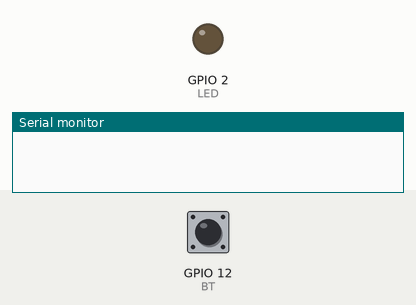
Recording of a program running on a simulated ESP32. Shown: output pins drawn as LEDs (lit = HIGH), the last lines printed to the serial monitor. The test bench sets the inputs (shaded band); at power-on: GPIO 12 (BT) HIGH.

Above: at 1.2 s.
1.3 s: GPIO 12 (BT) pulled LOW for 0.15 s
At 2.5 s:
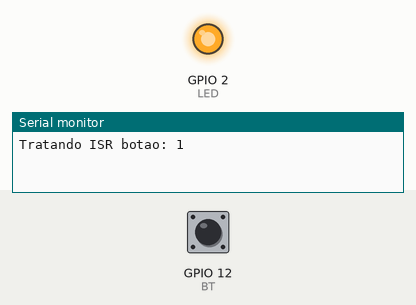
2.9 s: GPIO 12 (BT) pulled LOW for 1 s
At 4.3 s:
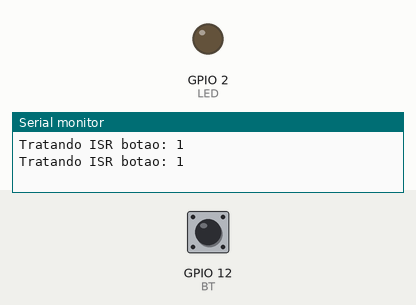
5.4 s: GPIO 12 (BT) pulled LOW for 3.2 s
At 5.8 s:
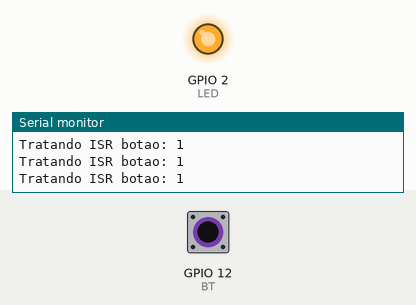
Timing chart, 0 to 8.4 s (numbered marks = the images above; inputs shaded):
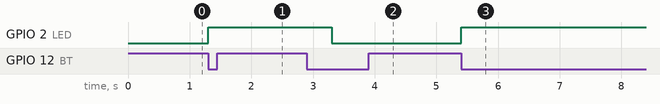

Measured:
- after the input at 1.3 s, GPIO 2 (LED): LOW → HIGH at once
- after the input at 2.9 s, GPIO 2 (LED): HIGH → LOW after 0.40 s
- after the input at 5.4 s, GPIO 2 (LED): LOW → HIGH at once

The program:

main.cpp
```cpp
/*********************************************************
* Exemplo para demonstrar o uso de task Notification de
* uma ISR para uma task
* Por: Fábio Souza
*********************************************************/

/*inclusão da Biblioteca Arduino*/
#include <Arduino.h>

/*inclusão das Biblioteca do FreeRTOS*/
#include "freertos/FreeRTOS.h"
#include "freertos/task.h"

#define LED 2
#define BT 12

TaskHandle_t xTaskTrataBTHandle;

void vTaskTrataBT(void *pvParameters);

void callBackBT(void){
  BaseType_t xHigherPriorityTaskWoken = pdFALSE;
  vTaskNotifyGiveFromISR(xTaskTrataBTHandle, &xHigherPriorityTaskWoken);
  portYIELD_FROM_ISR(xHigherPriorityTaskWoken); // Solicita troca de contexto, se necessário
}

void setup() {
  Serial.begin(9600);
  pinMode(LED,OUTPUT);
  pinMode(BT,INPUT_PULLUP);
  attachInterrupt(digitalPinToInterrupt(BT),callBackBT,FALLING);

  xTaskCreate(vTaskTrataBT,"TASK BT",configMINIMAL_STACK_SIZE,NULL,1,&xTaskTrataBTHandle);

}

void loop() {
  vTaskDelay(pdMS_TO_TICKS(1000));
}


void vTaskTrataBT(void *pvParameters){
  uint32_t quantidade = 0;
  while (1)
  {
    quantidade = ulTaskNotifyTake(pdFALSE,portMAX_DELAY);

    Serial.println("Tratando ISR botao: " + String(quantidade));
    digitalWrite(LED,!digitalRead(LED));
    delay(2000);
  }
}
```
